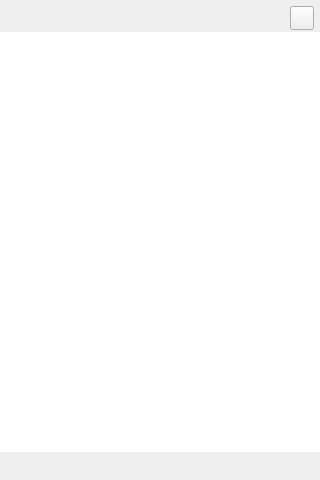
<?xml version="1.0" encoding="UTF-8"?>
<ui version="4.0">
 <class>OpenedList</class>
 <widget class="QWidget" name="OpenedList">
  <property name="geometry">
   <rect>
    <x>0</x>
    <y>0</y>
    <width>320</width>
    <height>480</height>
   </rect>
  </property>
  <property name="windowTitle">
   <string>Form</string>
  </property>
  <property name="styleSheet">
   <string notr="true">/*background: #262626;*/


QListWidget::item:hover{ background: rgba(0, 0, 0, 1); }

</string>
  </property>
  <widget class="QListWidget" name="listWidget">
   <property name="geometry">
    <rect>
     <x>0</x>
     <y>32</y>
     <width>320</width>
     <height>420</height>
    </rect>
   </property>
   <property name="sizePolicy">
    <sizepolicy hsizetype="Fixed" vsizetype="Fixed">
     <horstretch>0</horstretch>
     <verstretch>0</verstretch>
    </sizepolicy>
   </property>
   <property name="styleSheet">
    <string notr="true">border: 0px;
</string>
   </property>
   <property name="autoScroll">
    <bool>false</bool>
   </property>
   <property name="autoScrollMargin">
    <number>0</number>
   </property>
   <property name="showDropIndicator" stdset="0">
    <bool>false</bool>
   </property>
  </widget>
  <widget class="QToolButton" name="toolButton_Close">
   <property name="geometry">
    <rect>
     <x>290</x>
     <y>6</y>
     <width>24</width>
     <height>24</height>
    </rect>
   </property>
   <property name="sizePolicy">
    <sizepolicy hsizetype="Preferred" vsizetype="Preferred">
     <horstretch>0</horstretch>
     <verstretch>0</verstretch>
    </sizepolicy>
   </property>
   <property name="minimumSize">
    <size>
     <width>24</width>
     <height>24</height>
    </size>
   </property>
   <property name="baseSize">
    <size>
     <width>24</width>
     <height>24</height>
    </size>
   </property>
   <property name="styleSheet">
    <string notr="true"/>
   </property>
   <property name="text">
    <string notr="true"/>
   </property>
   <property name="icon">
    <iconset resource="resources.qrc">
     <normaloff>:/SVG/svg/icon/starting-panel-close.svg</normaloff>:/SVG/svg/icon/starting-panel-close.svg</iconset>
   </property>
   <property name="iconSize">
    <size>
     <width>24</width>
     <height>24</height>
    </size>
   </property>
  </widget>
 </widget>
 <resources>
  <include location="resources.qrc"/>
 </resources>
 <connections/>
</ui>
